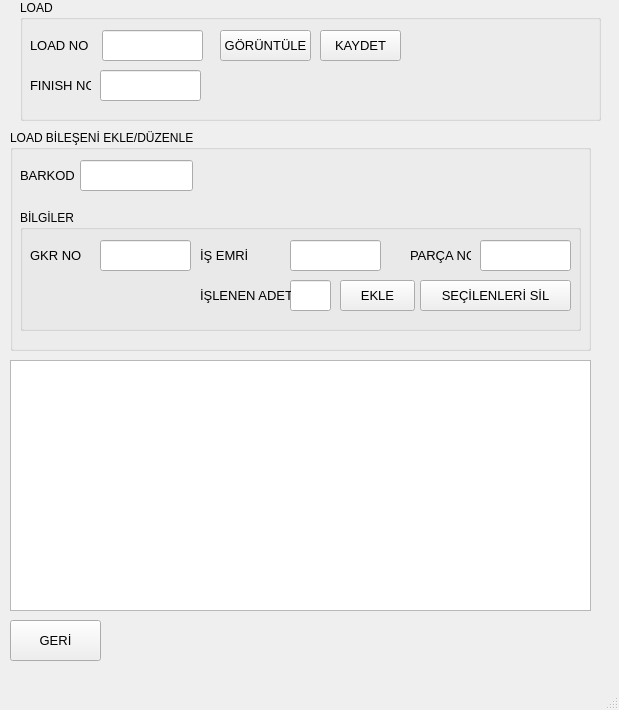
<?xml version="1.0" encoding="UTF-8"?>
<ui version="4.0">
 <class>EditLoadPageCls</class>
 <widget class="QMainWindow" name="EditLoadPageCls">
  <property name="geometry">
   <rect>
    <x>0</x>
    <y>0</y>
    <width>619</width>
    <height>710</height>
   </rect>
  </property>
  <property name="windowTitle">
   <string>MainWindow</string>
  </property>
  <widget class="QWidget" name="centralwidget">
   <widget class="CheckTableWidget" name="LoadTable">
    <property name="geometry">
     <rect>
      <x>10</x>
      <y>360</y>
      <width>581</width>
      <height>251</height>
     </rect>
    </property>
   </widget>
   <widget class="QPushButton" name="pushButtonReturn">
    <property name="geometry">
     <rect>
      <x>10</x>
      <y>620</y>
      <width>91</width>
      <height>41</height>
     </rect>
    </property>
    <property name="font">
     <font>
      <pointsize>10</pointsize>
     </font>
    </property>
    <property name="text">
     <string>GERİ</string>
    </property>
   </widget>
   <widget class="QGroupBox" name="groupBox">
    <property name="geometry">
     <rect>
      <x>20</x>
      <y>0</y>
      <width>581</width>
      <height>121</height>
     </rect>
    </property>
    <property name="title">
     <string>LOAD</string>
    </property>
    <widget class="QPushButton" name="pushButtonShowLoad">
     <property name="geometry">
      <rect>
       <x>200</x>
       <y>30</y>
       <width>91</width>
       <height>31</height>
      </rect>
     </property>
     <property name="font">
      <font>
       <pointsize>10</pointsize>
      </font>
     </property>
     <property name="text">
      <string>GÖRÜNTÜLE</string>
     </property>
    </widget>
    <widget class="QLabel" name="label_7">
     <property name="geometry">
      <rect>
       <x>10</x>
       <y>30</y>
       <width>61</width>
       <height>31</height>
      </rect>
     </property>
     <property name="font">
      <font>
       <pointsize>10</pointsize>
      </font>
     </property>
     <property name="text">
      <string>LOAD NO</string>
     </property>
    </widget>
    <widget class="QLineEdit" name="lineEditLoadNo">
     <property name="geometry">
      <rect>
       <x>82</x>
       <y>30</y>
       <width>101</width>
       <height>31</height>
      </rect>
     </property>
    </widget>
    <widget class="QPushButton" name="pushButtonSave">
     <property name="geometry">
      <rect>
       <x>300</x>
       <y>30</y>
       <width>81</width>
       <height>31</height>
      </rect>
     </property>
     <property name="font">
      <font>
       <pointsize>10</pointsize>
      </font>
     </property>
     <property name="text">
      <string>KAYDET</string>
     </property>
    </widget>
    <widget class="QLineEdit" name="lineEditFinishNo">
     <property name="geometry">
      <rect>
       <x>80</x>
       <y>70</y>
       <width>101</width>
       <height>31</height>
      </rect>
     </property>
    </widget>
    <widget class="QLabel" name="label_6">
     <property name="geometry">
      <rect>
       <x>10</x>
       <y>70</y>
       <width>61</width>
       <height>31</height>
      </rect>
     </property>
     <property name="font">
      <font>
       <pointsize>10</pointsize>
      </font>
     </property>
     <property name="text">
      <string>FINISH NO</string>
     </property>
    </widget>
   </widget>
   <widget class="QGroupBox" name="groupBox_2">
    <property name="geometry">
     <rect>
      <x>10</x>
      <y>130</y>
      <width>581</width>
      <height>221</height>
     </rect>
    </property>
    <property name="title">
     <string>LOAD BİLEŞENİ EKLE/DÜZENLE</string>
    </property>
    <widget class="QLabel" name="label">
     <property name="geometry">
      <rect>
       <x>10</x>
       <y>30</y>
       <width>61</width>
       <height>31</height>
      </rect>
     </property>
     <property name="font">
      <font>
       <pointsize>10</pointsize>
      </font>
     </property>
     <property name="text">
      <string>BARKOD</string>
     </property>
    </widget>
    <widget class="QLineEdit" name="lineEditBarcode">
     <property name="geometry">
      <rect>
       <x>70</x>
       <y>30</y>
       <width>113</width>
       <height>31</height>
      </rect>
     </property>
    </widget>
    <widget class="QGroupBox" name="groupBox_3">
     <property name="geometry">
      <rect>
       <x>10</x>
       <y>80</y>
       <width>561</width>
       <height>121</height>
      </rect>
     </property>
     <property name="title">
      <string>BİLGİLER</string>
     </property>
     <widget class="QLineEdit" name="lineEditSowNumber">
      <property name="geometry">
       <rect>
        <x>270</x>
        <y>30</y>
        <width>91</width>
        <height>31</height>
       </rect>
      </property>
      <property name="readOnly">
       <bool>true</bool>
      </property>
     </widget>
     <widget class="QLabel" name="label_3">
      <property name="geometry">
       <rect>
        <x>180</x>
        <y>30</y>
        <width>51</width>
        <height>31</height>
       </rect>
      </property>
      <property name="font">
       <font>
        <pointsize>10</pointsize>
       </font>
      </property>
      <property name="text">
       <string>İŞ EMRİ</string>
      </property>
     </widget>
     <widget class="QLabel" name="label_2">
      <property name="geometry">
       <rect>
        <x>10</x>
        <y>30</y>
        <width>61</width>
        <height>31</height>
       </rect>
      </property>
      <property name="font">
       <font>
        <pointsize>10</pointsize>
       </font>
      </property>
      <property name="text">
       <string>GKR NO</string>
      </property>
     </widget>
     <widget class="QLineEdit" name="lineEditGKR">
      <property name="geometry">
       <rect>
        <x>80</x>
        <y>30</y>
        <width>91</width>
        <height>31</height>
       </rect>
      </property>
      <property name="readOnly">
       <bool>true</bool>
      </property>
     </widget>
     <widget class="QLineEdit" name="lineEditProcessedQuantity">
      <property name="geometry">
       <rect>
        <x>270</x>
        <y>70</y>
        <width>41</width>
        <height>31</height>
       </rect>
      </property>
      <property name="readOnly">
       <bool>false</bool>
      </property>
     </widget>
     <widget class="QLineEdit" name="lineEditProductNumber">
      <property name="geometry">
       <rect>
        <x>460</x>
        <y>30</y>
        <width>91</width>
        <height>31</height>
       </rect>
      </property>
      <property name="readOnly">
       <bool>true</bool>
      </property>
     </widget>
     <widget class="QLabel" name="label_4">
      <property name="geometry">
       <rect>
        <x>390</x>
        <y>30</y>
        <width>61</width>
        <height>31</height>
       </rect>
      </property>
      <property name="font">
       <font>
        <pointsize>10</pointsize>
       </font>
      </property>
      <property name="text">
       <string>PARÇA NO</string>
      </property>
     </widget>
     <widget class="QLabel" name="label_5">
      <property name="geometry">
       <rect>
        <x>180</x>
        <y>70</y>
        <width>91</width>
        <height>31</height>
       </rect>
      </property>
      <property name="font">
       <font>
        <pointsize>10</pointsize>
       </font>
      </property>
      <property name="text">
       <string>İŞLENEN ADET</string>
      </property>
     </widget>
     <widget class="QPushButton" name="pushButtonAdd">
      <property name="geometry">
       <rect>
        <x>320</x>
        <y>70</y>
        <width>75</width>
        <height>31</height>
       </rect>
      </property>
      <property name="font">
       <font>
        <pointsize>10</pointsize>
       </font>
      </property>
      <property name="text">
       <string>EKLE</string>
      </property>
     </widget>
     <widget class="QPushButton" name="pushButtonDelete">
      <property name="geometry">
       <rect>
        <x>400</x>
        <y>70</y>
        <width>151</width>
        <height>31</height>
       </rect>
      </property>
      <property name="font">
       <font>
        <pointsize>10</pointsize>
       </font>
      </property>
      <property name="text">
       <string>SEÇİLENLERİ SİL</string>
      </property>
     </widget>
    </widget>
   </widget>
  </widget>
  <widget class="QMenuBar" name="menubar">
   <property name="geometry">
    <rect>
     <x>0</x>
     <y>0</y>
     <width>619</width>
     <height>21</height>
    </rect>
   </property>
  </widget>
  <widget class="QStatusBar" name="statusbar"/>
 </widget>
 <customwidgets>
  <customwidget>
   <class>CheckTableWidget</class>
   <extends>QTableWidget</extends>
   <header location="global">CheckTableWidget.h</header>
  </customwidget>
 </customwidgets>
 <resources/>
 <connections/>
</ui>
